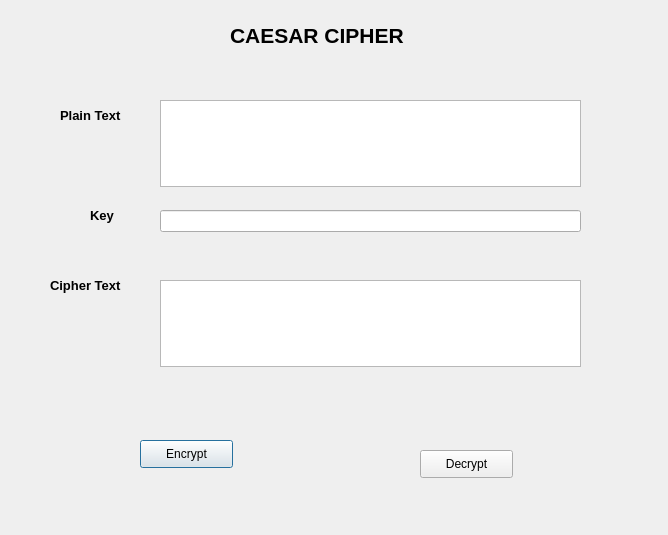
<?xml version="1.0" encoding="UTF-8"?>
<ui version="4.0">
 <class>Dialog</class>
 <widget class="QDialog" name="Dialog">
  <property name="geometry">
   <rect>
    <x>0</x>
    <y>0</y>
    <width>668</width>
    <height>535</height>
   </rect>
  </property>
  <property name="windowTitle">
   <string>Dialog</string>
  </property>
  <widget class="QPushButton" name="pushButton">
   <property name="geometry">
    <rect>
     <x>140</x>
     <y>440</y>
     <width>93</width>
     <height>28</height>
    </rect>
   </property>
   <property name="text">
    <string>Encrypt</string>
   </property>
  </widget>
  <widget class="QPushButton" name="pushButton_2">
   <property name="geometry">
    <rect>
     <x>420</x>
     <y>450</y>
     <width>93</width>
     <height>28</height>
    </rect>
   </property>
   <property name="text">
    <string>Decrypt</string>
   </property>
  </widget>
  <widget class="QLabel" name="label">
   <property name="geometry">
    <rect>
     <x>60</x>
     <y>100</y>
     <width>91</width>
     <height>31</height>
    </rect>
   </property>
   <property name="font">
    <font>
     <family>MS Shell Dlg 2</family>
     <pointsize>10</pointsize>
     <weight>75</weight>
     <bold>true</bold>
    </font>
   </property>
   <property name="text">
    <string>Plain Text</string>
   </property>
  </widget>
  <widget class="QLabel" name="label_2">
   <property name="geometry">
    <rect>
     <x>90</x>
     <y>200</y>
     <width>61</width>
     <height>31</height>
    </rect>
   </property>
   <property name="font">
    <font>
     <family>MS Shell Dlg 2</family>
     <pointsize>10</pointsize>
     <weight>75</weight>
     <bold>true</bold>
    </font>
   </property>
   <property name="text">
    <string>Key</string>
   </property>
  </widget>
  <widget class="QLabel" name="label_3">
   <property name="geometry">
    <rect>
     <x>50</x>
     <y>270</y>
     <width>101</width>
     <height>31</height>
    </rect>
   </property>
   <property name="font">
    <font>
     <family>MS Shell Dlg 2</family>
     <pointsize>10</pointsize>
     <weight>75</weight>
     <bold>true</bold>
    </font>
   </property>
   <property name="text">
    <string>Cipher Text</string>
   </property>
  </widget>
  <widget class="QLabel" name="label_4">
   <property name="geometry">
    <rect>
     <x>230</x>
     <y>10</y>
     <width>251</width>
     <height>51</height>
    </rect>
   </property>
   <property name="font">
    <font>
     <family>MS Shell Dlg 2</family>
     <pointsize>16</pointsize>
     <weight>75</weight>
     <bold>true</bold>
    </font>
   </property>
   <property name="text">
    <string>CAESAR CIPHER</string>
   </property>
  </widget>
  <widget class="QLineEdit" name="lineEdit">
   <property name="geometry">
    <rect>
     <x>160</x>
     <y>210</y>
     <width>421</width>
     <height>22</height>
    </rect>
   </property>
  </widget>
  <widget class="QTextEdit" name="textEdit">
   <property name="geometry">
    <rect>
     <x>160</x>
     <y>100</y>
     <width>421</width>
     <height>87</height>
    </rect>
   </property>
  </widget>
  <widget class="QTextEdit" name="textEdit_2">
   <property name="geometry">
    <rect>
     <x>160</x>
     <y>280</y>
     <width>421</width>
     <height>87</height>
    </rect>
   </property>
  </widget>
 </widget>
 <resources/>
 <connections/>
</ui>
